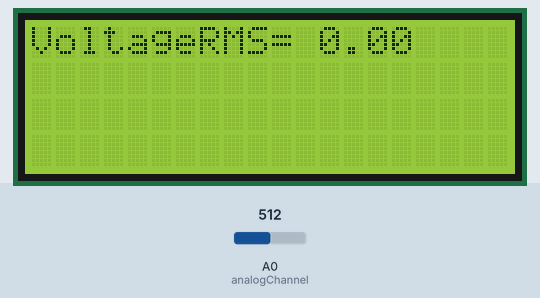
Simulated run of this sketch. Board: Arduino Uno, built with avr-gcc and run on an emulated ATmega328P. On the bench: 20×4 character LCD. The test bench sets the inputs (shaded band); at power-on: A0 (analogChannel) = 512.

Above: at 1.2 s.
1.3 s: A0 (analogChannel) set to 716
At 1.9 s:
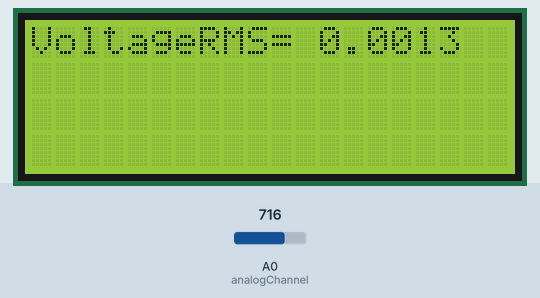
3.0 s: A0 (analogChannel) set to 900
At 4.1 s:
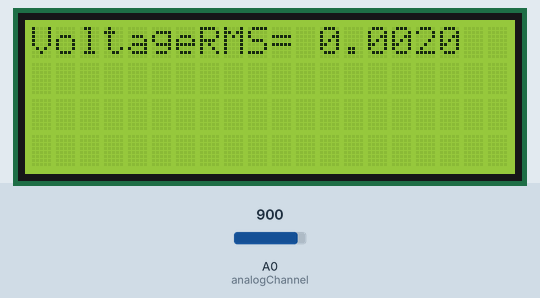
4.8 s: A0 (analogChannel) set to 1023
At 4.95 s:
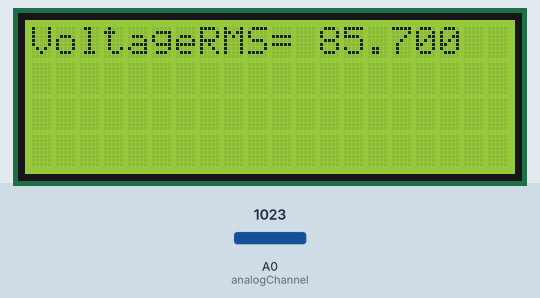
Timing chart, 0 to 7.8 s (numbered marks = the images above; inputs shaded):
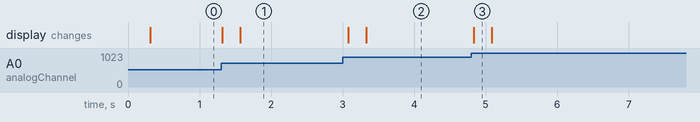

Measured:
- after the input at 1.3 s, the display: first changes at once (image 1 shows a later state)
- after the input at 3.0 s, the display: first changes after 0.08 s (image 2 shows a later state)
- after the input at 4.8 s, the display: changes at once (image 3)

The sketch:

AC_voltage.ino
```cpp
#include<LiquidCrystal.h>
LiquidCrystal lcd(8,9,10,11,12,13);
const int analogChannel = A0;
const float rConst=11.00;// (r1+r2)/r1
const float tConst =18.33;// (lprim/lsec)^(1/2)
double voltAtDivider=0;
double voltAtSec=0;
double voltAtPrim=0;
void setup(){
  lcd.begin(20,4);
  lcd.setCursor(0,0);
  lcd.print("VoltageRMS=");
}
void loop(){
  lcd.setCursor(12,0);
  voltAtDivider=getVoltAtR1()*0.707;
  voltAtSec=rConst*voltAtDivider;
  voltAtPrim=tConst*voltAtSec;
  lcd.print(voltAtPrim);
}
float getVoltAtR1(){
  float result;
  int readValue;
  int maxValue = 0;
  int minValue = 1023;
  uint32_t start_time = millis();
  while((millis()-start_time) < 250){
    readValue = analogRead(analogChannel);
    if (readValue > maxValue){
      maxValue = readValue;
    }
    if (readValue < minValue){
      minValue = readValue;
    }
  }
  result = ((maxValue - minValue) * 5.0)/1023.0 ;
  return result;
  }
```
